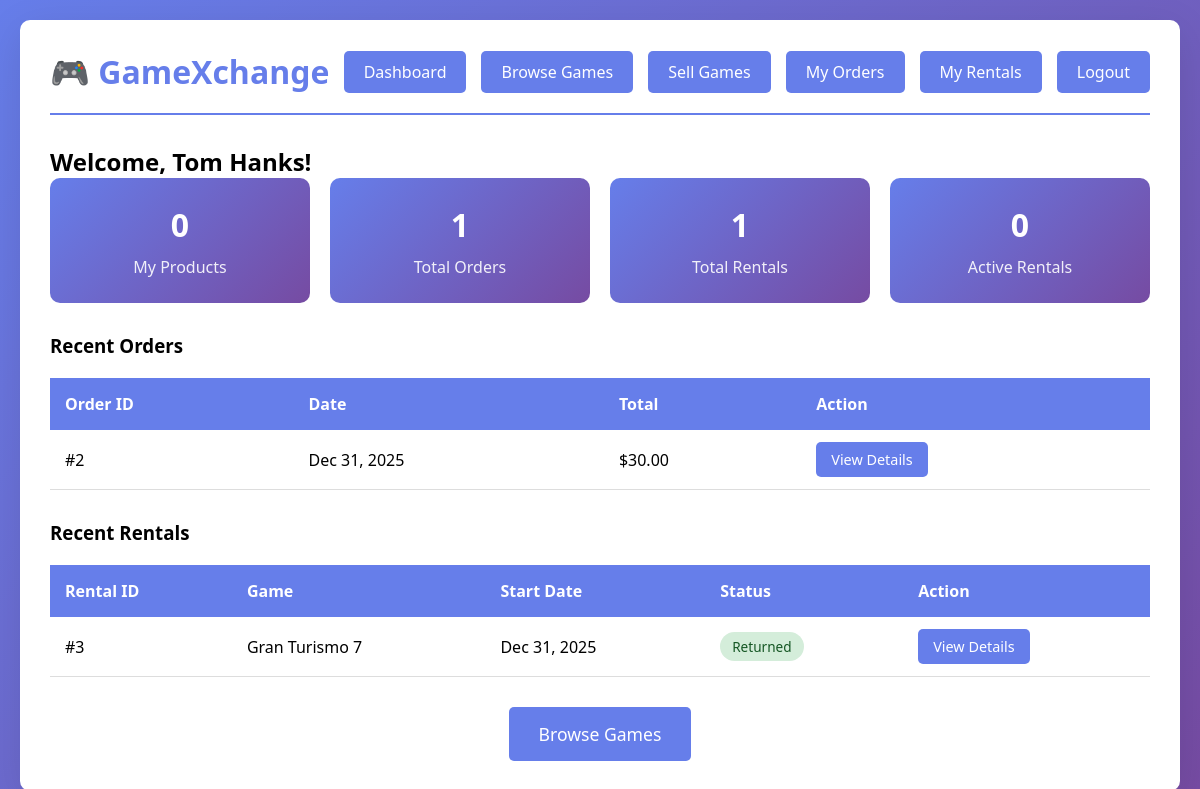
Page /user/dashboard.php (signed in) on the committed database.
### tables this page shows
CREATE TABLE `orders` (
  `OrderID` int(11) NOT NULL,
  `BuyerID` int(11) NOT NULL,
  `PaymentID` int(11) DEFAULT NULL,
  `OrderDate` date NOT NULL
);

CREATE TABLE `rental` (
  `RentalID` int(11) NOT NULL,
  `RenterID` int(11) NOT NULL,
  `ProductID` int(11) NOT NULL,
  `PaymentID` int(11) DEFAULT NULL,
  `StartDate` date NOT NULL,
  `EndDate` date DEFAULT NULL,
  `ReturnDate` date DEFAULT NULL,
  `Paid` tinyint(1) DEFAULT 0
);

CREATE TABLE `product` (
  `ProductID` int(11) NOT NULL,
  `SellerID` int(11) NOT NULL,
  `ProductName` varchar(150) NOT NULL,
  `Description` text DEFAULT NULL,
  `Price` decimal(10,2) DEFAULT NULL,
  `Availability` int(11) NOT NULL DEFAULT 0
);

### user/dashboard.php (the view, shortened to what this page needs)
<?php
require_once '../config.php';
$user_id = $_SESSION['user_id'];
$stmt = $conn->prepare("SELECT COUNT(*) as count FROM Product WHERE SellerID = ?");
$stmt->bind_param("i", $user_id);
$stmt->execute();
$res = $stmt->get_result();
$my_products = $res->fetch_assoc()['count'];
$stmt = $conn->prepare("SELECT COUNT(*) as count FROM Orders WHERE BuyerID = ?");
$stmt->bind_param("i", $user_id);
$stmt->execute();
$res = $stmt->get_result();
$my_orders = $res->fetch_assoc()['count'];
$stmt = $conn->prepare("SELECT COUNT(*) as count FROM Rental WHERE RenterID = ?");
$stmt->bind_param("i", $user_id);
$stmt->execute();
$res = $stmt->get_result();
$my_rentals = $res->fetch_assoc()['count'];
$stmt = $conn->prepare("SELECT COUNT(*) as count FROM Rental WHERE RenterID = ? AND ReturnDate IS NULL");
$stmt->bind_param("i", $user_id);
$stmt->execute();
$res = $stmt->get_result();
$active_rentals = $res->fetch_assoc()['count'];
$stmt = $conn->prepare("SELECT o.OrderID, o.OrderDate, (SELECT SUM(Amount) FROM OrderProduct WHERE OrderID = o.OrderID) as Total
    FROM Orders o
    WHERE o.BuyerID = ?
    ORDER BY o.OrderDate DESC
    LIMIT 5");
$stmt->bind_param("i", $user_id);
$stmt->execute();
$recent_orders = $stmt->get_result();
$stmt = $conn->prepare("SELECT r.RentalID, p.ProductName, r.StartDate, r.EndDate, r.ReturnDate
    FROM Rental r
    JOIN Product p ON r.ProductID = p.ProductID
    WHERE r.RenterID = ?
    ORDER BY r.StartDate DESC
    LIMIT 5");
$stmt->bind_param("i", $user_id);
$stmt->execute();
$recent_rentals = $stmt->get_result();
?>
<!DOCTYPE html>
<html lang="en">
<head>
    <link rel="stylesheet" href="../css/styles.css">
</head>
<body>
    <div class="container">
        <div class="header">
            <h1>🎮 GameXchange</h1>
            <div class="nav">
                <a href="dashboard.php">Dashboard</a>
                <a href="browse_games.php">Browse Games</a>
                <a href="sell_list.php">Sell Games</a>
                <a href="my_orders.php">My Orders</a>
                <a href="my_rentals.php">My Rentals</a>
                <a href="../logout.php">Logout</a>
            </div>
        </div>
        <h2>Welcome, <?php echo htmlspecialchars($_SESSION['user_name']); ?>!</h2>
        <div class="dashboard-stats">
            <div class="stat-card">
                <h3><?php echo $my_products; ?></h3>
                <p>My Products</p>
            </div>
            <div class="stat-card">
                <h3><?php echo $my_orders; ?></h3>
                <p>Total Orders</p>
            </div>
            <div class="stat-card">
                <h3><?php echo $my_rentals; ?></h3>
                <p>Total Rentals</p>
            </div>
            <div class="stat-card">
                <h3><?php echo $active_rentals; ?></h3>
                <p>Active Rentals</p>
            </div>
        </div>
        <h3>Recent Orders</h3>
        <div class="table-container">
            <table>
                <thead>
                    <tr>
                        <th>Order ID</th>
                        <th>Date</th>
                        <th>Total</th>
                        <th>Action</th>
                    </tr>
                </thead>
                <tbody>
                    <?php if ($recent_orders->num_rows > 0): ?>
                        <?php while ($order = $recent_orders->fetch_assoc()): ?>
                            <tr>
                                <td>#<?php echo $order['OrderID']; ?></td>
                                <td><?php echo date('M d, Y', strtotime($order['OrderDate'])); ?></td>
                                <td>$<?php echo number_format($order['Total'], 2); ?></td>
                                <td><a href="my_orders.php" class="btn btn-small">View Details</a></td>
                            </tr>
                        <?php endwhile; ?>
                    <?php else: ?>
                        <tr>
                            <td colspan="4" style="text-align: center;">No orders yet</td>
                        </tr>
                    <?php endif; ?>
                </tbody>
            </table>
        </div>
        <h3 style="margin-top: 30px;">Recent Rentals</h3>
        <div class="table-container">
            <table>
                <thead>
                    <tr>
                        <th>Rental ID</th>
                        <th>Game</th>
                        <th>Start Date</th>
                        <th>Status</th>
                        <th>Action</th>
                    </tr>
                </thead>
                <tbody>
                    <?php if ($recent_rentals->num_rows > 0): ?>
                        <?php while ($rental = $recent_rentals->fetch_assoc()): ?>
                            <tr>
                                <td>#<?php echo $rental['RentalID']; ?></td>
                                <td><?php echo htmlspecialchars($rental['ProductName']); ?></td>
                                <td><?php echo date('M d, Y', strtotime($rental['StartDate'])); ?></td>
                                <td>
                                    <?php if ($rental['ReturnDate']): ?>
                                        <span class="status-badge status-available">Returned</span>
                                    <?php else: ?>
                                        <span class="status-badge status-rented">Active</span>
                                    <?php endif; ?>
                                </td>
                                <td><a href="my_rentals.php" class="btn btn-small">View Details</a></td>
                            </tr>
                        <?php endwhile; ?>
                    <?php else: ?>
                        <tr>
                            <td colspan="5" style="text-align: center;">No rentals yet</td>
                        </tr>
                    <?php endif; ?>
                </tbody>
            </table>
        </div>
        <div style="margin-top: 30px; text-align: center;">
            <a href="browse_games.php" class="btn" style="font-size: 1.1em; padding: 15px 30px;">Browse Games</a>
        </div>
    </div>
</body>
</html>

### css/styles.css (style rules this page uses)
* { margin: 0; padding: 0; box-sizing: border-box; }
body { font-family: 'Segoe UI', Tahoma, Geneva, Verdana, sans-serif; background: linear-gradient(135deg, #667eea 0%, #764ba2 100%); min-height: 100vh; padding: 20px; }
.container { max-width: 1200px; margin: 0 auto; background: white; padding: 30px; border-radius: 10px; box-shadow: 0 10px 40px rgba(0,0,0,0.1); }
.header { display: flex; justify-content: space-between; align-items: center; margin-bottom: 30px; padding-bottom: 20px; border-bottom: 2px solid #667eea; }
.header h1 { color: #667eea; font-size: 2em; }
.nav { display: flex; gap: 15px; }
.nav a, .btn { padding: 10px 20px; background: #667eea; color: white; text-decoration: none; border-radius: 5px; transition: background 0.3s; border: none; cursor: pointer; display: inline-block; }
.dashboard-stats { display: grid; grid-template-columns: repeat(auto-fit, minmax(200px, 1fr)); gap: 20px; margin-bottom: 30px; }
.stat-card { background: linear-gradient(135deg, #667eea 0%, #764ba2 100%); color: white; padding: 25px; border-radius: 10px; text-align: center; }
.stat-card h3 { font-size: 2em; margin-bottom: 10px; }
.stat-card p { opacity: 0.9; }
.table-container { overflow-x: auto; margin-top: 20px; }
table { width: 100%; border-collapse: collapse; background: white; }
table th { background: #667eea; color: white; padding: 15px; text-align: left; }
table td { padding: 12px 15px; border-bottom: 1px solid #ddd; }
.btn-small { flex: 1; padding: 8px 15px; font-size: 0.9em; }
.status-badge { display: inline-block; padding: 5px 12px; border-radius: 15px; font-size: 0.85em; font-weight: 500; }
.status-available { background: #d4edda; color: #155724; }

### rows in the picture
orders: OrderID "2", OrderDate "Dec 31, 2025", Total "30.00"
rental: RentalID "3", product.ProductName "Gran Turismo 7", StartDate "Dec 31, 2025", ReturnDate "Returned"

### other values in the picture
$_SESSION['user_name'] "Tom Hanks"
$my_products "0"
$my_orders "1"
$my_rentals "1"
$active_rentals "0"
